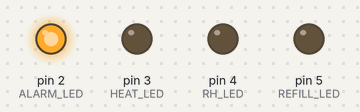
The sketch below on a simulated Arduino Uno, built with avr-gcc and run on an emulated ATmega328P. On the bench: output pins drawn as LEDs (lit = HIGH).

Above: at 0.5 s.
At 1.5 s:
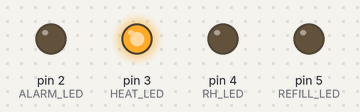
At 2.5 s:
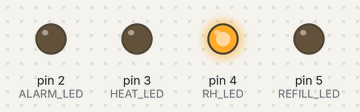
At 3.5 s:
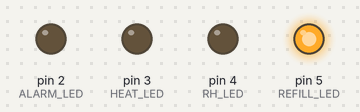
Timing chart, 0 to 5.2 s (numbered marks = the images above):
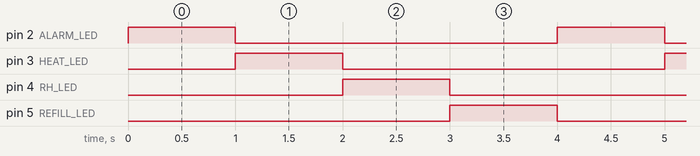

Measured:
- by itself, pin 2 (ALARM_LED), pin 3 (HEAT_LED), pin 4 (RH_LED), pin 5 (REFILL_LED): alternates HIGH for 1.0 s and LOW for 3.0 s
- by itself, everything shown: repeats every 4.0 s, in 5 steps

The sketch:

test_led.ino
```cpp
/**
 * @brief Test dei led del pannello frontale incubatrice neonatale
 *
 * Il programma accende in sequenza un led alla volta per 1 secondo.
 */

// definizione dei pin dei LED
#define ALARM_LED 2
#define HEAT_LED 3
#define RH_LED 4
#define REFILL_LED 5

void setup() {
  // inizializzazione dei pin dei LED come output
  pinMode(ALARM_LED, OUTPUT);
  pinMode(HEAT_LED, OUTPUT);
  pinMode(RH_LED, OUTPUT);
  pinMode(REFILL_LED, OUTPUT);

  // assegnazione stato iniziale dei LED
  digitalWrite(ALARM_LED, LOW);
  digitalWrite(HEAT_LED, LOW);
  digitalWrite(RH_LED, LOW);
  digitalWrite(REFILL_LED, LOW);
}

void loop() {
  // accensione del led di allarme per 1 secondo
  digitalWrite(ALARM_LED, HIGH);
  delay(1000);
  digitalWrite(ALARM_LED, LOW);

  // accensione del led di riscaldamento per 1 secondo
  digitalWrite(HEAT_LED, HIGH);
  delay(1000);
  digitalWrite(HEAT_LED, LOW);

  // accensione del led di umidità relativa per 1 secondo
  digitalWrite(RH_LED, HIGH);
  delay(1000);
  digitalWrite(RH_LED, LOW);

  // accensione del led di riempimento per 1 secondo
  digitalWrite(REFILL_LED, HIGH);
  delay(1000);
  digitalWrite(REFILL_LED, LOW);
}
```
